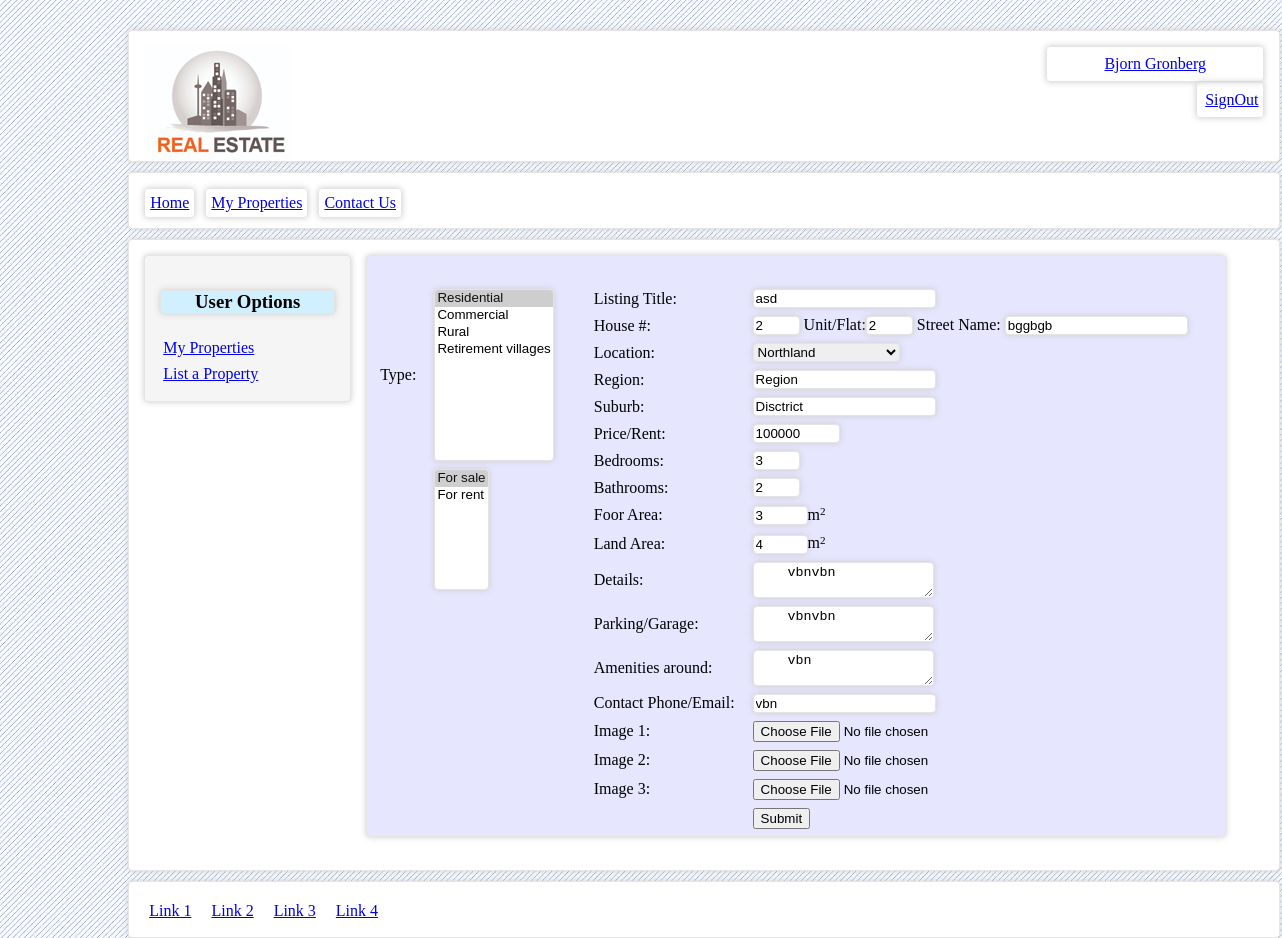
Screenshot of /edit_property_form.php?property_id=7 (signed in) with the database file from the repository.
### tables this page shows
CREATE TABLE IF NOT EXISTS `rea_properties` (
  `id` int(10) NOT NULL AUTO_INCREMENT,
  `type1` varchar(25) NOT NULL,
  `type2` varchar(25) NOT NULL,
  `title` varchar(50) NOT NULL,
  `house_number` varchar(10) NOT NULL,
  `unit_flat` varchar(10) NOT NULL,
  `street_name` varchar(50) NOT NULL,
  `location` varchar(40) NOT NULL,
  `region` varchar(40) NOT NULL,
  `district` varchar(40) NOT NULL,
  `price` int(20) NOT NULL,
  `bedrooms` int(5) NOT NULL,
  `bathrooms` int(5) NOT NULL,
  `floor_area` int(20) NOT NULL,
  `land_area` int(20) NOT NULL,
  `details` varchar(60) NOT NULL,
  `parking_garage` varchar(60) NOT NULL,
  `amenities` varchar(60) NOT NULL,
  `owner` int(11) NOT NULL,
  `contact_phone_email` varchar(40) NOT NULL,
  `date_added` datetime NOT NULL DEFAULT CURRENT_TIMESTAMP,
  `img_content1` mediumblob NOT NULL,
  `img_type1` varchar(15) NOT NULL,
  `img_content2` mediumblob NOT NULL,
  `img_type2` varchar(15) NOT NULL,
  `img_content3` mediumblob NOT NULL,
  `img_type3` varchar(15) NOT NULL,
  PRIMARY KEY (`id`),
  KEY `owner` (`owner`)
);

### edit_property_form.php (the view, shortened to what this page needs)
<html>
<head>
<link rel="stylesheet" type="text/css" href="myCSS.css">
</head>
<body>
<?php
	include ("header_form.php");
	include("nav_bar.php");
?>
<div id="content" class="shadowbox">
		<?php if(isset($_SESSION['user_id'])) {
			include("user_nav_form.php");
				}
		?>
        <div class="shadowbox row_result" id="user_list">
        	<ul>
        	<form action="myEditProperty.php" method="post" enctype="multipart/form-data" onSubmit="return verifyProperty()">
            <li>
             <?php
					include('db_config.php');
					$propertyList = "select * from rea_properties where id = {$_GET['property_id']}";
					$query = mysqli_query($myconnection,$propertyList);
			?>
        	<table>
            <?php while($row = $query->fetch_assoc()) :?>
            	<tr>
                	<td>Type:</td>
                    <td>
                    <select class="shadowbox" name="type1" id="selector_1" size="10">
                    <option <?php if($row['type1']=='Residential') {echo "selected";}?> value="Residential">Residential</option>
                    <option <?php if($row['type1']=='Commercial') {echo "selected";}?> value="Commercial">Commercial</option>
                    <option <?php if($row['type1']=='Rural') {echo "selected";}?> value="Rural">Rural</option>
                    <option <?php if($row['type1']=='Retirement villages') {echo "selected";}?> value="Retirement villages">Retirement villages</option>
                    </select>
                    </td>
                </tr>
                <tr>
                	<td> </td>
                    <td>
                    <select class="shadowbox propertyType1" name="type2" id="residential2"  size="7">
                    <option <?php if($row['type2']=='For sale') {echo "selected";}?> value="For sale">For sale</option>
                    <option <?php if($row['type2']=='For rent') {echo "selected";}?> value="For rent">For rent</option>
                    </select>
                  </td>
                </tr>
            </table>
            </li>
            <li>
            <table>
            	<tr>
                	<td>Listing Title:</td> <td> <input class="shadowbox" name="title" id="title" type="text" value="<?php echo $row['title'];?>"/></td>
                </tr>
                <tr>
                	<td>House #:</td> <td> <input class="shadowbox" name="house_number" id="house_number" type="text" size="3" value="<?php echo $row['house_number'];?>"/>
                    Unit/Flat:<input name="unit_flat" id="unit_flat" class="shadowbox" type="text" size="3" value="<?php echo $row['unit_flat'];?>"/>
                    Street Name: <input class="shadowbox" name="street_name" id="street_name" type="text" value="<?php echo $row['street_name'];?>"/></td>
                </tr>
                <tr>
                	<td>Location:</td> <td>
                    <select id="location" name="location" class="shadowbox">
                        <option <?php if($row['location']=='Northland') {echo "selected";}?> value="Northland">Northland</option>
					</select>
                    <tr> <td>Region:</td> <td>
                    <input type="text" name="region" class="shadowbox" value="<?php echo $row['region'];?>"/>
                    </td> </tr>
                    <tr> <td>Suburb:</td> <td>
                    <input type="text" name="district" class="shadowbox" value="<?php echo $row['district'];?>"/>
                     </td>
                </tr>
                </tr>
                <tr>
                	<td>Price/Rent:</td> <td> <input name="price" id="price" class="shadowbox" type="text" size="8" value="<?php echo $row['price'];?>"/></td>
                </tr>
                <tr>
                	<td>Bedrooms:</td> <td> <input name="bedrooms" id="bedrooms" class="shadowbox" type="text" size="3" value="<?php echo $row['bedrooms'];?>"/></td>
                </tr>
                <tr>
                	<td>Bathrooms:</td> <td> <input name="bathrooms" id="bathrooms" class="shadowbox" type="text" size="3" value="<?php echo $row['bathrooms'];?>"/></td>
                </tr>
                <tr>
                	<td>Foor Area:</td> <td> <input name="floor_area" id="floor_area" class="shadowbox" type="text" size="4" value="<?php echo $row['floor_area'];?>"/>m<small><sup>2</sup></small></td>
                </tr>
                <tr>
                	<td>Land Area:</td> <td> <input name="land_area" id="land_area" class="shadowbox" type="text" size="4" value="<?php echo $row['land_area'];?>"/>m<small><sup>2</sup></small></td>
                </tr>
                <tr>
                	<td>Details:</td> <td> <textarea name="details" id="details" class="shadowbox"> <?php echo $row['details'];?> </textarea></td>
                </tr>
                 <tr>
                	<td>Parking/Garage:</td> <td> <textarea name="parking_garage" id="parking_garage" class="shadowbox"> <?php echo $row['parking_garage'];?> </textarea></td>
                </tr>
                 <tr>
                	<td>Amenities around:</td> <td> <textarea name="amenities" id="amenities" class="shadowbox"> <?php echo $row['amenities'];?> </textarea></td>
                </tr>
                <tr>
                	<td>Contact Phone/Email:</td> <td> <input name="contact_phone_email" id="contact_phone_email" class="shadowbox" type="text" value="<?php echo $row['contact_phone_email'];?>"/></td>
                </tr>
                <tr>
                	<td>Image 1:</td> <td> <input name="image1" type="file"/></td>
                </tr>
                <tr>
                	<td>Image 2:</td> <td> <input name="image2" type="file"/></td>
                </tr>
                <tr>
                	<td>Image 3:</td> <td> <input name="image3" type="file"/></td>
                </tr>
                 <tr>
                	<td><input hidden name="property_id" type="text" value="<?php echo $row['id'];?>"/></td> <td> <input type="Submit" /></td>
                </tr>
            </table>
            <?php endwhile; ?>
            </form>
            </ul>
        </div>
</div>
<?php
	include ("footer_form.php");
?>
</body>
</html>

### header_form.php (shortened to what this page needs)
<div id="header" class="shadowbox">
	<div><img id="headerlogo" src="Estate Logo.jpg"/> </div>
	<?php if(isset($_SESSION['login_user'])) { ?>
    <div id="signName" class="shadowbox">
    <a href="editUser_form.php">
    <?php echo $_SESSION['first_name']." ".$_SESSION['last_name'];?>
    </a>
    </div>
    <div id="signOut" class="shadowbox"><a href="mySignOut.php">SignOut</a></div>
    <?php } else {?>
    <div id="signUp" class="shadowbox"><a href="registration_form.php">SignUp</a></div>
    <div id="signIn" class="shadowbox"><a href="login_form.php">SignIn</a></div>
    <?php } ?>
</div>

### nav_bar.php
<div id="navbar" class="shadowbox searchbox">
	<ul>
		<li class="shadowbox"><a href="home_form.php">Home</a></li>
        <?php if(!isset($_SESSION['user_id'])) {?>
		<li class="shadowbox"><a href="registration_form.php">Seller</a></li>
		<li class="shadowbox"><a href="registration_form.php">Buyer</a></li>
        <?php } else {?>
        <li class="shadowbox"><a href="main_page_form.php">My Properties</a></li>
        <?php } ?>
		<li class="shadowbox"><a href="contact_us_form.php">Contact Us</a></li>
	</ul>
</div>

### user_nav_form.php
<div id="main_options_box" class="shadowbox searchbox">
<h3 class="shadowbox" style="text-align:center; background-color:#D1F0FF;">User Options</h3>
        	<table>
            	<tr>
                	<td><a href="main_page_form.php">My Properties</a></td>
                </tr>
                <tr>
                	<td><a href="list_a_property_form.php">List a Property</a></td>
                </tr>
            </table>
        </div>

### footer_form.php
<div id="footer" class="shadowbox">
	<ul>
		<li><a href="#">Link 1</a></li>
		<li><a href="#">Link 2</a></li>
		<li><a href="#">Link 3</a></li>
		<li><a href="#">Link 4</a></li>
	</ul>
</div>

### myCSS.css (style rules this page uses)
html, body { height:100%; background-image:url(stripe.jpg); background-repeat:repeat; }
html { display:table; width:100%; }
body { display:table-cell; text-align:center; background-color: #E6E6E6; }
#headerlogo { float:left; }
#content { padding: 15px; width: 1120px; height: 600px; margin-left: 10%; margin-top: 77px; background-color: #FFF; }
#footer { padding: 15px; width: 1120px; height: 25px; margin-left: 10%; margin-top: 10px; background-color: #FFF; }
.shadowbox { border: 1px #e4e4e4 solid; border-radius: 4px; box-shadow: 0 0 6px #ccc; }
#header { padding: 15px; width: 1120px; height: 100px; margin-left: 10%; margin-top: 30px; background-color: #FFF; }
#signOut { padding: 8px; width: 50px; float: right; margin-left: 350px; }
#signName { width: 200px; padding: 8px; float: right; margin-left: 350px; }
#navbar { padding: 15px; width: 1120px; height: 25px; margin-left: 10%; margin-top: 10px; background-color: #FFF; }
td { padding-top: 5px; padding-right: 15px; }
ul { padding:0px; margin-top:0px; }
li { display: inline; float: left; padding: 5px; margin-right: 10px; }
.searchbox { float:left; padding: 15px; text-align: left; background-color: #F5F5F5; width: 300px; }
#main_options_box { float:left; padding: 15px; text-align: left; width: 175px; }
#user_list { float:left; padding: 5px; margin-left: 15px; height: 570px; }
#content { text-align: left; }
.row_result { background-color: #E6E6FF; }

### rows the page displays
rea_properties: type1 "Residential ☑ / Commercial / Rural / Retirement villages", type2 "For sale ☑ / For rent", title "asd", house_number "2", unit_flat "2", street_name "bggbgb", location "Northland", region "Region", district "Disctrict", price "100000", bedrooms "3", bathrooms "2", floor_area "3", land_area "4", details "vbnvbn", parking_garage "vbnvbn", amenities "vbn", contact_phone_email "vbn"

### other values shown
$_SESSION['first_name'] "Bjorn"
$_SESSION['last_name'] "Gronberg"
